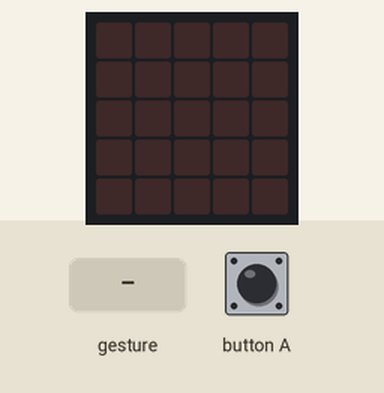
This program was run on a simulated BBC micro:bit running MicroPython. Parts: the board's 5×5 LED display. Inputs (shaded band) come from the test bench. A tilt is held for 1.5 s and a shake lasts 1 s, then the board lies face up again.

Above: at 1.2 s.
1.3 s: button A pressed for 0.15 s
At 1.7 s:
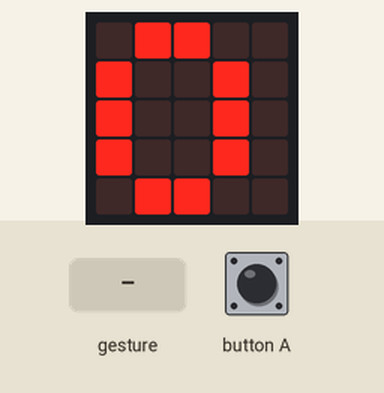
3.3 s: gesture 'shake'
At 3.9 s:
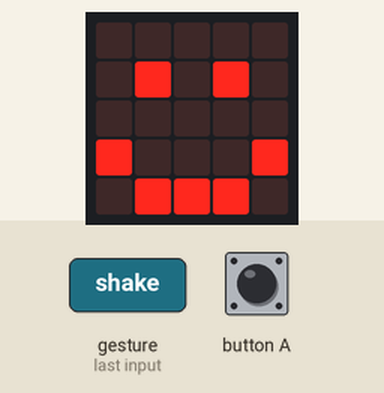
5.5 s: button A pressed for 1 s
At 5.8 s:
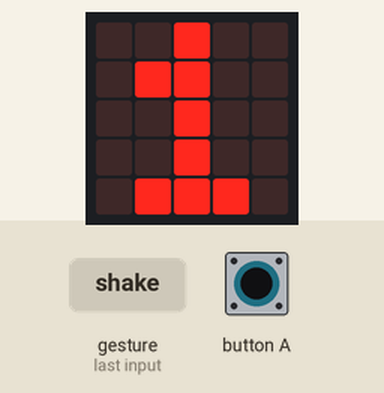
8.0 s: button A pressed for 3.2 s
Timing chart, 0 to 11.0 s (numbered marks = the images above; inputs shaded):
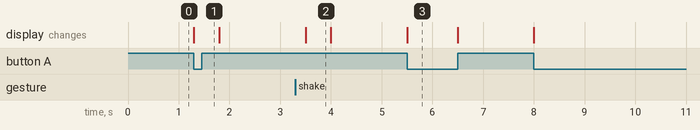

The program:

step_counter.py
```python
# stepcounter

from microbit import *

# create variable to record steps
steps = 0

''' check if step taken. If yes, display smile and
add 1 to steps. If button a pressed show number of
steps '''

while True:
    if accelerometer.was_gesture('shake'):
        steps += 1
        display.show(Image.HAPPY)
        sleep(500)
        display.clear()

    if button_a.is_pressed():
        display.show(str(steps))
        sleep(500)
        display.clear()
```

Measured:
- after the input at 1.3 s, the display: changes at once (image 1)
- after the input at 3.3 s, the display: changes after 0.20 s (image 2)
- after the input at 5.5 s, the display: changes at once (image 3)
- what the display in image 2 shows lasts 0.5 s, from 3.5 s to 4.0 s
